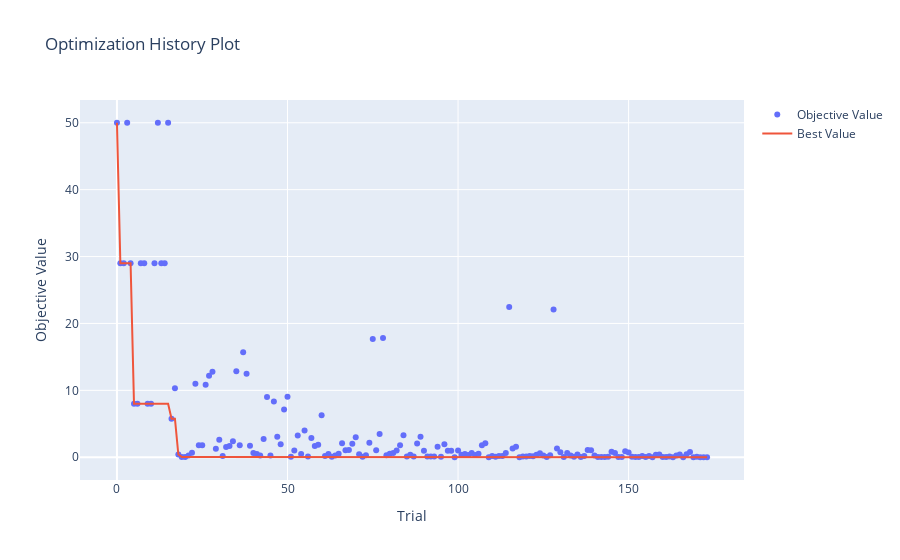

The cell this chart's notebook holds for it:
### Markdown cell above
<a id="history"></a>
## <b><div style='padding:20px;background-color:#F2F0EB;color:#000000;border-radius:5px;font-size:100%'>Optimization history</div></b>

### Code cell
# Plot optimization history (optimized value for each trial).
fig = optuna.visualization.plot_optimization_history(study)
fig.show()

### Figure 1 — Plotly figure (JSON) as saved in the notebook; plotly's stock layout.template omitted (floating-point values rounded to 4 significant figures; data arrays with more than 128 entries replaced by an {"elided": "..."} marker saying what was removed)
{"data": [{"mode": "markers", "name": "Objective Value", "type": "scatter", "x": {"elided": "174 int values"}, "y": {"elided": "174 float values"}}, {"name": "Best Value", "type": "scatter", "x": {"elided": "174 int values"}, "y": {"elided": "174 float values"}}], "layout": {"title": {"text": "Optimization History Plot"}, "xaxis": {"title": {"text": "Trial"}}, "yaxis": {"title": {"text": "Objective Value"}}}}
